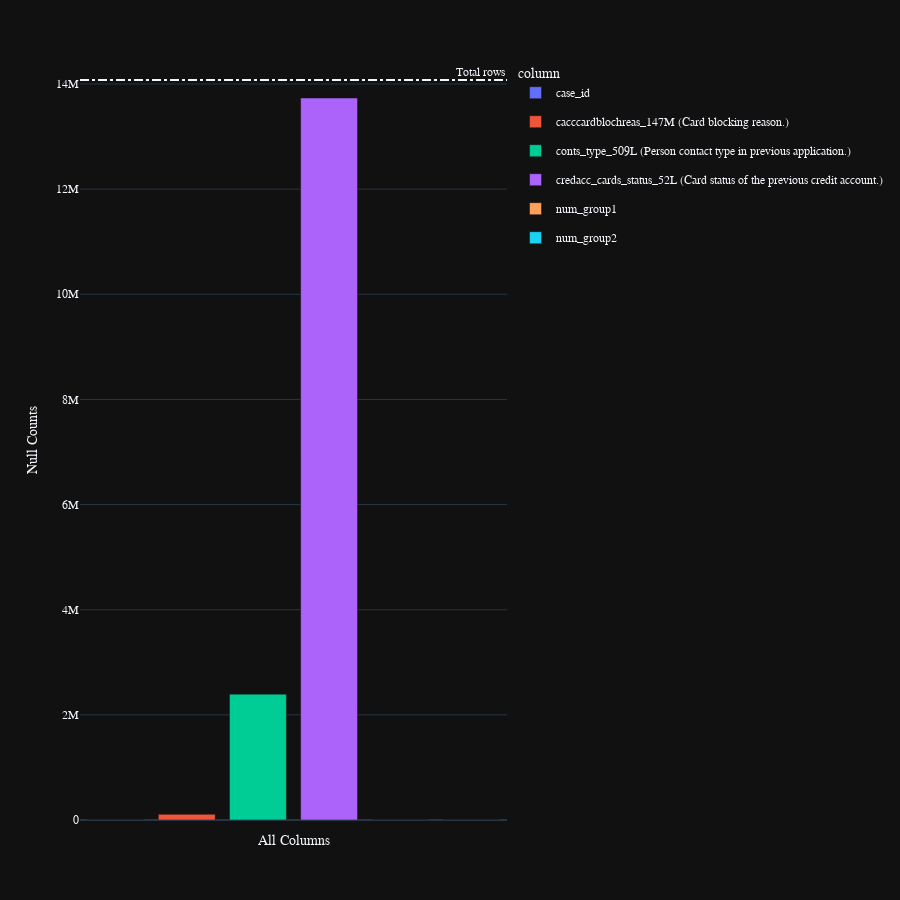

Here is the notebook cell this chart was saved with:
### Code cell
train_previous_application_status.pipe(plot_nulls)

### Figure 1 — Plotly figure (JSON) as saved in the notebook; plotly's stock layout.template omitted (floating-point values rounded to 4 significant figures)
{"data": [{"alignmentgroup": "True", "customdata": [[0]], "hovertemplate": "<b>%{hovertext}</b><br><br>column=%{x}<br>column_0=%{y}<br>percent=%{customdata[0]}<extra></extra>", "hovertext": ["case_id"], "legendgroup": "case_id", "marker": {"color": "#636efa", "pattern": {"shape": ""}}, "name": "case_id", "offsetgroup": "case_id", "orientation": "v", "showlegend": true, "textposition": "auto", "type": "bar", "x": ["case_id"], "xaxis": "x", "y": [0], "yaxis": "y"}, {"alignmentgroup": "True", "customdata": [[0.01]], "hovertemplate": "<b>%{hovertext}</b><br><br>column=%{x}<br>column_0=%{y}<br>percent=%{customdata[0]}<extra></extra>", "hovertext": ["cacccardblochreas_147M\n(Card blocking reason.)"], "legendgroup": "cacccardblochreas_147M\n(Card blocking reason.)", "marker": {"color": "#EF553B", "pattern": {"shape": ""}}, "name": "cacccardblochreas_147M\n(Card blocking reason.)", "offsetgroup": "cacccardblochreas_147M\n(Card blocking reason.)", "orientation": "v", "showlegend": true, "textposition": "auto", "type": "bar", "x": ["cacccardblochreas_147M\n(Card blocking reason.)"], "xaxis": "x", "y": [109249], "yaxis": "y"}, {"alignmentgroup": "True", "customdata": [[0.17]], "hovertemplate": "<b>%{hovertext}</b><br><br>column=%{x}<br>column_0=%{y}<br>percent=%{customdata[0]}<extra></extra>", "hovertext": ["conts_type_509L\n(Person contact type in previous application.)"], "legendgroup": "conts_type_509L\n(Person contact type in previous application.)", "marker": {"color": "#00cc96", "pattern": {"shape": ""}}, "name": "conts_type_509L\n(Person contact type in previous application.)", "offsetgroup": "conts_type_509L\n(Person contact type in previous application.)", "orientation": "v", "showlegend": true, "textposition": "auto", "type": "bar", "x": ["conts_type_509L\n(Person contact type in previous application.)"], "xaxis": "x", "y": [2394056], "yaxis": "y"}, {"alignmentgroup": "True", "customdata": [[0.98]], "hovertemplate": "<b>%{hovertext}</b><br><br>column=%{x}<br>column_0=%{y}<br>percent=%{customdata[0]}<extra></extra>", "hovertext": ["credacc_cards_status_52L\n(Card status of the previous credit account.)"], "legendgroup": "credacc_cards_status_52L\n(Card status of the previous credit account.)", "marker": {"color": "#ab63fa", "pattern": {"shape": ""}}, "name": "credacc_cards_status_52L\n(Card status of the previous credit account.)", "offsetgroup": "credacc_cards_status_52L\n(Card status of the previous credit account.)", "orientation": "v", "showlegend": true, "textposition": "auto", "type": "bar", "x": ["credacc_cards_status_52L\n(Card status of the previous credit account.)"], "xaxis": "x", "y": [13733404], "yaxis": "y"}, {"alignmentgroup": "True", "customdata": [[0]], "hovertemplate": "<b>%{hovertext}</b><br><br>column=%{x}<br>column_0=%{y}<br>percent=%{customdata[0]}<extra></extra>", "hovertext": ["num_group1"], "legendgroup": "num_group1", "marker": {"color": "#FFA15A", "pattern": {"shape": ""}}, "name": "num_group1", "offsetgroup": "num_group1", "orientation": "v", "showlegend": true, "textposition": "auto", "type": "bar", "x": ["num_group1"], "xaxis": "x", "y": [0], "yaxis": "y"}, {"alignmentgroup": "True", "customdata": [[0]], "hovertemplate": "<b>%{hovertext}</b><br><br>column=%{x}<br>column_0=%{y}<br>percent=%{customdata[0]}<extra></extra>", "hovertext": ["num_group2"], "legendgroup": "num_group2", "marker": {"color": "#19d3f3", "pattern": {"shape": ""}}, "name": "num_group2", "offsetgroup": "num_group2", "orientation": "v", "showlegend": true, "textposition": "auto", "type": "bar", "x": ["num_group2"], "xaxis": "x", "y": [0], "yaxis": "y"}], "layout": {"annotations": [{"showarrow": false, "text": "Total rows", "x": 1, "xanchor": "right", "xref": "x domain", "y": 14075487, "yanchor": "bottom", "yref": "y"}], "barmode": "relative", "height": 900, "legend": {"title": {"text": "column"}, "tracegroupgap": 10}, "margin": {"t": 60}, "shapes": [{"line": {"dash": "dashdot"}, "type": "line", "x0": 0, "x1": 1, "xref": "x domain", "y0": 14075487, "y1": 14075487, "yref": "y"}], "xaxis": {"anchor": "y", "categoryarray": ["case_id", "cacccardblochreas_147M\n(Card blocking reason.)", "conts_type_509L\n(Person contact type in previous application.)", "credacc_cards_status_52L\n(Card status of the previous credit account.)", "num_group1", "num_group2"], "categoryorder": "array", "domain": [0, 1], "showticklabels": false, "title": {"text": "All Columns"}}, "yaxis": {"anchor": "x", "domain": [0, 1], "title": {"text": "Null Counts"}}}}
